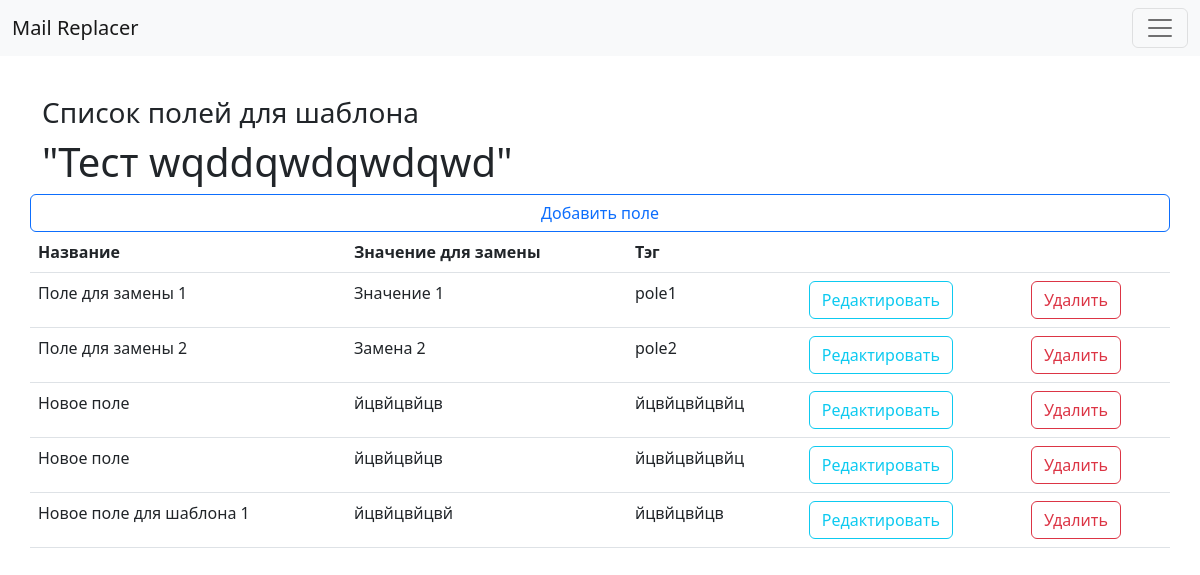
The app's page /fields/list/1/ (signed in), older data.
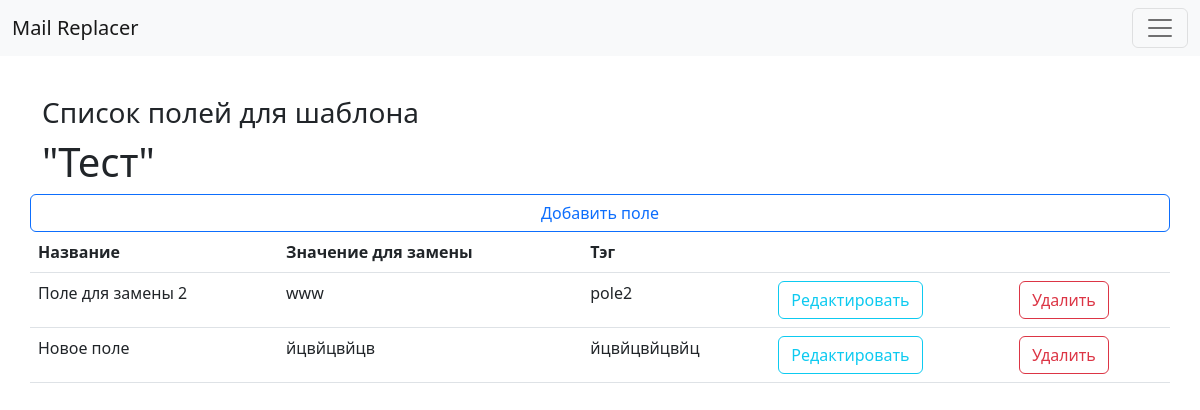
The same page, newer data.
### Replacer/models.py (models this page shows, shortened)
class ReplaceField(models.Model):
    title = models.CharField(
        max_length=255, db_index=True, verbose_name='Имя поля для замены')
    replace_value = models.TextField(blank=False, verbose_name='Значение')
    tag = models.CharField(max_length=255, verbose_name='Тэг')
    template = models.ForeignKey(
        Template, on_delete=models.PROTECT, null=False, verbose_name='Id шаблона')
    class Meta:
        verbose_name = 'Заменяемое поле'
        verbose_name_plural = 'Заменяемые поля'
        ordering = ['template']

class Template(models.Model):
    title = models.CharField(max_length=255, db_index=True, verbose_name='Наименование шаблона')
    file = models.FileField(upload_to='templates/%Y/%m/%d/', blank=False, verbose_name='Файл шаблона')
    def __str__(self) -> str:
        return self.title
    class Meta:
        verbose_name = 'Шаблон'
        verbose_name_plural = 'Шаблоны'
        ordering = ['pk']

### Replacer/views.py (the view)
# urls.py: path('fields/list/<int:pk>/', FieldsForTemplateView.as_view(), name='fields_list'),
class FieldsForTemplateView(LoginRequiredMixin, ListView):
    model = ReplaceField
    template_name = 'Replacer/fields_list.html'
    def get(self, request, *args, **kwargs) -> HttpResponse:
        self.pk = kwargs.get('pk')
        return super().get(request, *args, **kwargs)
    def get_context_data(self, **kwargs):
        context = super().get_context_data(**kwargs)
        context['fields_list'] = ReplaceField.objects.filter(
            template=self.pk).select_related('template')
        template = Template.objects.get(pk=self.pk)
        context['form'] = FieldsBaseForm(initial={'template': template, })
        print(context['form']['template'].value())
        return context

### Replacer/templatetags/custom_filters.py (called while the page is built)
@register.simple_tag(name='forindex')
def forindex(list_obj, index):
    return list_obj[index]

### Replacer/templates/Replacer/fields_list.html (shortened to what this page needs)
{% extends 'base.html' %}
{% load custom_filters %}
{% block container %}
<div class="container">
    <div class="row">
        {% if fields_list %}
        <h3>Cписок полей для шаблона</h3>
        {% forindex fields_list 0 as first_field %}
        <h1>"{{first_field.template}}"</h1>
        <button type="button" class="btn btn-outline-primary" data-bs-toggle="modal" data-bs-target="#createField">
            Добавить поле
        </button>
        <table class="table">
            <thead>
                <tr>
                    <th scope="col">Название</th>
                    <th scope="col">Значение для замены</th>
                    <th scope="col">Тэг</th>
                    <th scope="col"></th>
                    <th scope="col"></th>
                </tr>
            </thead>
            {% for field in fields_list %}
            <tbody>
                <tr>
                    <td>{{field.title}}</td>
                    <td>{{field.replace_value}}</td>
                    <td>{{field.tag}}</td>
                    <td><a class="btn btn-outline-info" href="{% url 'fields_update' field.pk %}">Редактировать</a></td>
                    <td><a class="btn btn-outline-danger" href="{% url 'fields_delete' field.pk %}">Удалить</a></td>
                </tr>
            </tbody>
            {% endfor %}
        </table>
        {% endif %}
    </div>
</div>
{% endblock %}

Row changes from the older to the newer data that the page shows:
removed ReplaceField: template "Тест wqddqwdqwdqwd", title "Поле для замены 1", replace_value "Значение 1", tag "pole1"
removed ReplaceField: title "Новое поле", replace_value "йцвйцвйцв", tag "йцвйцвйцвйц"
removed ReplaceField: title "Новое поле для шаблона 1", replace_value "йцвйцвйцвй", tag "йцвйцвйцв"
changed ReplaceField "Поле для замены 2": replace_value "Замена 2" → "www"
Text that changed along with them:
{{ first_field.template }}: "Тест wqddqwdqwdqwd" → "Тест"
